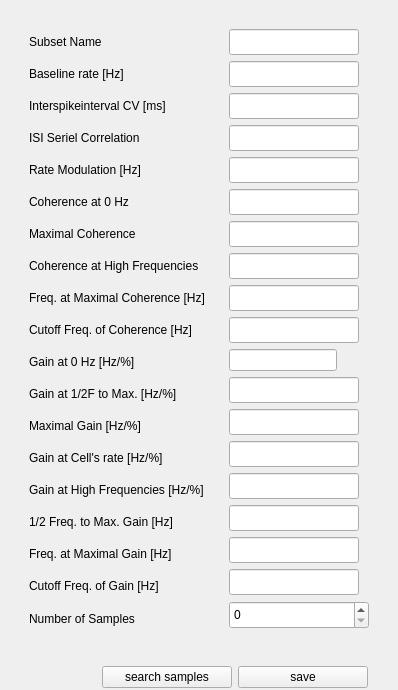
            <widget class="QWidget" name="gme_left_box" native="true">
             <layout class="QVBoxLayout" name="verticalLayout_26" stretch="1,0">
              <property name="bottomMargin">
               <number>1</number>
              </property>
              <item>
               <widget class="QWidget" name="gme_inputs_and_labels" native="true">
                <property name="sizePolicy">
                 <sizepolicy hsizetype="Preferred" vsizetype="Expanding">
                  <horstretch>0</horstretch>
                  <verstretch>0</verstretch>
                 </sizepolicy>
                </property>
                <layout class="QHBoxLayout" name="horizontalLayout_17">
                 <item>
                  <widget class="QWidget" name="gme_label_box" native="true">
                   <layout class="QVBoxLayout" name="verticalLayout_19">
                    <item>
                     <widget class="QLabel" name="gme_label_name">
                      <property name="minimumSize">
                       <size>
                        <width>0</width>
                        <height>26</height>
                       </size>
                      </property>
                      <property name="maximumSize">
                       <size>
                        <width>16777215</width>
                        <height>26</height>
                       </size>
                      </property>
                      <property name="text">
                       <string>Subset Name</string>
                      </property>
                     </widget>
                    </item>
                    <item>
                     <widget class="QLabel" name="gme_label_1">
                      <property name="minimumSize">
                       <size>
                        <width>0</width>
                        <height>26</height>
                       </size>
                      </property>
                      <property name="maximumSize">
                       <size>
                        <width>16777215</width>
                        <height>26</height>
                       </size>
                      </property>
                      <property name="text">
                       <string>Baseline rate [Hz]</string>
                      </property>
                     </widget>
                    </item>
                    <item>
                     <widget class="QLabel" name="gme_label_2">
                      <property name="minimumSize">
                       <size>
                        <width>0</width>
                        <height>26</height>
                       </size>
                      </property>
                      <property name="maximumSize">
                       <size>
                        <width>16777215</width>
                        <height>26</height>
                       </size>
                      </property>
                      <property name="text">
                       <string>Interspikeinterval CV [ms]</string>
                      </property>
                     </widget>
                    </item>
                    <item>
                     <widget class="QLabel" name="gme_label_3">
                      <property name="minimumSize">
                       <size>
                        <width>0</width>
                        <height>26</height>
                       </size>
                      </property>
                      <property name="maximumSize">
                       <size>
                        <width>16777215</width>
                        <height>26</height>
                       </size>
                      </property>
                      <property name="text">
                       <string>ISI Seriel Correlation</string>
                      </property>
                     </widget>
                    </item>
                    <item>
                     <widget class="QLabel" name="gme_label_4">
                      <property name="minimumSize">
                       <size>
                        <width>0</width>
                        <height>26</height>
                       </size>
                      </property>
                      <property name="maximumSize">
                       <size>
                        <width>16777215</width>
                        <height>26</height>
                       </size>
                      </property>
                      <property name="text">
                       <string>Rate Modulation [Hz]</string>
                      </property>
                     </widget>
                    </item>
                    <item>
                     <widget class="QLabel" name="gme_label_5">
                      <property name="minimumSize">
                       <size>
                        <width>0</width>
                        <height>26</height>
                       </size>
                      </property>
                      <property name="maximumSize">
                       <size>
                        <width>16777215</width>
                        <height>26</height>
                       </size>
                      </property>
                      <property name="text">
                       <string>Coherence at 0 Hz</string>
                      </property>
                     </widget>
                    </item>
                    <item>
                     <widget class="QLabel" name="gme_label_6">
                      <property name="minimumSize">
                       <size>
                        <width>0</width>
                        <height>26</height>
                       </size>
                      </property>
                      <property name="maximumSize">
                       <size>
                        <width>16777215</width>
                        <height>26</height>
                       </size>
                      </property>
                      <property name="text">
                       <string>Maximal Coherence</string>
                      </property>
                     </widget>
                    </item>
                    <item>
                     <widget class="QLabel" name="gme_label_7">
                      <property name="minimumSize">
                       <size>
                        <width>0</width>
                        <height>26</height>
                       </size>
                      </property>
                      <property name="maximumSize">
                       <size>
                        <width>16777215</width>
                        <height>26</height>
                       </size>
                      </property>
                      <property name="text">
                       <string>Coherence at High Frequencies</string>
                      </property>
                     </widget>
                    </item>
                    <item>
                     <widget class="QLabel" name="gme_label_8">
                      <property name="minimumSize">
                       <size>
                        <width>0</width>
                        <height>26</height>
                       </size>
                      </property>
                      <property name="maximumSize">
                       <size>
                        <width>16777215</width>
                        <height>26</height>
                       </size>
                      </property>
                      <property name="text">
                       <string>Freq. at Maximal Coherence [Hz]</string>
                      </property>
                     </widget>
                    </item>
                    <item>
                     <widget class="QLabel" name="gme_label_9">
                      <property name="minimumSize">
                       <size>
                        <width>0</width>
                        <height>26</height>
                       </size>
                      </property>
                      <property name="maximumSize">
                       <size>
                        <width>16777215</width>
                        <height>26</height>
                       </size>
                      </property>
                      <property name="text">
                       <string>Cutoff Freq. of Coherence [Hz]</string>
                      </property>
                     </widget>
                    </item>
                    <item>
                     <widget class="QLabel" name="gme_label_10">
                      <property name="minimumSize">
                       <size>
                        <width>0</width>
                        <height>26</height>
                       </size>
                      </property>
                      <property name="maximumSize">
                       <size>
                        <width>16777215</width>
                        <height>26</height>
                       </size>
                      </property>
                      <property name="text">
                       <string>Gain at 0 Hz [Hz/%]</string>
                      </property>
                     </widget>
                    </item>
                    <item>
                     <widget class="QLabel" name="gme_label_11">
                      <property name="minimumSize">
                       <size>
                        <width>0</width>
                        <height>26</height>
                       </size>
                      </property>
                      <property name="maximumSize">
                       <size>
                        <width>16777215</width>
                        <height>26</height>
                       </size>
                      </property>
                      <property name="text">
                       <string>Gain at 1/2F to Max. [Hz/%]</string>
                      </property>
                     </widget>
                    </item>
                    <item>
                     <widget class="QLabel" name="gme_label_12">
                      <property name="sizePolicy">
                       <sizepolicy hsizetype="Preferred" vsizetype="Preferred">
                        <horstretch>0</horstretch>
                        <verstretch>0</verstretch>
                       </sizepolicy>
                      </property>
                      <property name="minimumSize">
                       <size>
                        <width>0</width>
                        <height>26</height>
                       </size>
                      </property>
                      <property name="maximumSize">
                       <size>
                        <width>16777215</width>
                        <height>26</height>
                       </size>
                      </property>
                      <property name="text">
                       <string>Maximal Gain [Hz/%]</string>
                      </property>
                     </widget>
                    </item>
                    <item>
                     <widget class="QLabel" name="gme_label_13">
                      <property name="minimumSize">
                       <size>
                        <width>0</width>
                        <height>26</height>
                       </size>
                      </property>
                      <property name="maximumSize">
                       <size>
                        <width>16777215</width>
                        <height>26</height>
                       </size>
                      </property>
                      <property name="text">
                       <string>Gain at Cell's rate [Hz/%]</string>
                      </property>
                     </widget>
                    </item>
                    <item>
                     <widget class="QLabel" name="gme_label_14">
                      <property name="minimumSize">
                       <size>
                        <width>0</width>
                        <height>26</height>
                       </size>
                      </property>
                      <property name="maximumSize">
                       <size>
                        <width>16777215</width>
                        <height>26</height>
                       </size>
                      </property>
                      <property name="text">
                       <string>Gain at High Frequencies [Hz/%]</string>
                      </property>
                     </widget>
                    </item>
                    <item>
                     <widget class="QLabel" name="gme_label_15">
                      <property name="minimumSize">
                       <size>
                        <width>0</width>
                        <height>26</height>
                       </size>
                      </property>
                      <property name="maximumSize">
                       <size>
                        <width>16777215</width>
                        <height>26</height>
                       </size>
                      </property>
                      <property name="text">
                       <string>1/2 Freq. to Max. Gain [Hz]</string>
                      </property>
                     </widget>
                    </item>
                    <item>
                     <widget class="QLabel" name="gme_label_16">
                      <property name="minimumSize">
                       <size>
                        <width>0</width>
                        <height>26</height>
                       </size>
                      </property>
                      <property name="maximumSize">
                       <size>
                        <width>16777215</width>
                        <height>26</height>
                       </size>
                      </property>
                      <property name="text">
                       <string>Freq. at Maximal Gain [Hz]</string>
                      </property>
                     </widget>
                    </item>
                    <item>
                     <widget class="QLabel" name="gme_label_17">
                      <property name="minimumSize">
                       <size>
                        <width>0</width>
                        <height>26</height>
                       </size>
                      </property>
                      <property name="maximumSize">
                       <size>
                        <width>16777215</width>
                        <height>26</height>
                       </size>
                      </property>
                      <property name="text">
                       <string>Cutoff Freq. of Gain [Hz]</string>
                      </property>
                     </widget>
                    </item>
                    <item>
                     <widget class="QLabel" name="gme_label_sample_n">
                      <property name="minimumSize">
                       <size>
                        <width>0</width>
                        <height>28</height>
                       </size>
                      </property>
                      <property name="maximumSize">
                       <size>
                        <width>16777215</width>
                        <height>28</height>
                       </size>
                      </property>
                      <property name="text">
                       <string>Number of Samples</string>
                      </property>
                     </widget>
                    </item>
                   </layout>
                  </widget>
                 </item>
                 <item>
                  <widget class="QWidget" name="gme_input_box" native="true">
                   <layout class="QVBoxLayout" name="verticalLayout_23">
                    <item>
                     <widget class="QLineEdit" name="gme_name_input">
                      <property name="sizePolicy">
                       <sizepolicy hsizetype="Fixed" vsizetype="Fixed">
                        <horstretch>130</horstretch>
                        <verstretch>26</verstretch>
                       </sizepolicy>
                      </property>
                      <property name="minimumSize">
                       <size>
                        <width>130</width>
                        <height>26</height>
                       </size>
                      </property>
                     </widget>
                    </item>
                    <item>
                     <widget class="QLineEdit" name="gme_lineEdit_1">
                      <property name="sizePolicy">
                       <sizepolicy hsizetype="Fixed" vsizetype="Fixed">
                        <horstretch>130</horstretch>
                        <verstretch>26</verstretch>
                       </sizepolicy>
                      </property>
                      <property name="minimumSize">
                       <size>
                        <width>130</width>
                        <height>26</height>
                       </size>
                      </property>
                     </widget>
                    </item>
                    <item>
                     <widget class="QLineEdit" name="gme_lineEdit_2">
                      <property name="sizePolicy">
                       <sizepolicy hsizetype="Fixed" vsizetype="Fixed">
                        <horstretch>130</horstretch>
                        <verstretch>26</verstretch>
                       </sizepolicy>
                      </property>
                      <property name="minimumSize">
                       <size>
                        <width>130</width>
                        <height>26</height>
                       </size>
                      </property>
                     </widget>
                    </item>
                    <item>
                     <widget class="QLineEdit" name="gme_lineEdit_3">
                      <property name="sizePolicy">
                       <sizepolicy hsizetype="Fixed" vsizetype="Fixed">
                        <horstretch>130</horstretch>
                        <verstretch>26</verstretch>
                       </sizepolicy>
                      </property>
                      <property name="minimumSize">
                       <size>
                        <width>130</width>
                        <height>26</height>
                       </size>
                      </property>
                     </widget>
                    </item>
                    <item>
                     <widget class="QLineEdit" name="gme_lineEdit_4">
                      <property name="sizePolicy">
                       <sizepolicy hsizetype="Fixed" vsizetype="Fixed">
                        <horstretch>130</horstretch>
                        <verstretch>26</verstretch>
                       </sizepolicy>
                      </property>
                      <property name="minimumSize">
                       <size>
                        <width>130</width>
                        <height>26</height>
                       </size>
                      </property>
                     </widget>
                    </item>
                    <item>
                     <widget class="QLineEdit" name="gme_lineEdit_5">
                      <property name="sizePolicy">
                       <sizepolicy hsizetype="Fixed" vsizetype="Fixed">
                        <horstretch>130</horstretch>
                        <verstretch>26</verstretch>
                       </sizepolicy>
                      </property>
                      <property name="minimumSize">
                       <size>
                        <width>130</width>
                        <height>26</height>
                       </size>
                      </property>
                     </widget>
                    </item>
                    <item>
                     <widget class="QLineEdit" name="gme_lineEdit_6">
                      <property name="sizePolicy">
                       <sizepolicy hsizetype="Fixed" vsizetype="Fixed">
                        <horstretch>130</horstretch>
                        <verstretch>26</verstretch>
                       </sizepolicy>
                      </property>
                      <property name="minimumSize">
                       <size>
                        <width>130</width>
                        <height>26</height>
                       </size>
                      </property>
                     </widget>
                    </item>
                    <item>
                     <widget class="QLineEdit" name="gme_lineEdit_7">
                      <property name="sizePolicy">
                       <sizepolicy hsizetype="Fixed" vsizetype="Fixed">
                        <horstretch>130</horstretch>
                        <verstretch>26</verstretch>
                       </sizepolicy>
                      </property>
                      <property name="minimumSize">
                       <size>
                        <width>130</width>
                        <height>26</height>
                       </size>
                      </property>
                     </widget>
                    </item>
                    <item>
                     <widget class="QLineEdit" name="gme_lineEdit_8">
                      <property name="sizePolicy">
                       <sizepolicy hsizetype="Fixed" vsizetype="Fixed">
                        <horstretch>130</horstretch>
                        <verstretch>26</verstretch>
                       </sizepolicy>
                      </property>
                      <property name="minimumSize">
                       <size>
                        <width>130</width>
                        <height>26</height>
                       </size>
                      </property>
                     </widget>
                    </item>
                    <item>
                     <widget class="QLineEdit" name="gme_lineEdit_9">
                      <property name="sizePolicy">
                       <sizepolicy hsizetype="Fixed" vsizetype="Fixed">
                        <horstretch>130</horstretch>
                        <verstretch>26</verstretch>
                       </sizepolicy>
                      </property>
                      <property name="minimumSize">
                       <size>
                        <width>130</width>
                        <height>26</height>
                       </size>
                      </property>
                     </widget>
                    </item>
                    <item>
                     <widget class="QLineEdit" name="gme_lineEdit_10">
                      <property name="sizePolicy">
                       <sizepolicy hsizetype="Fixed" vsizetype="Fixed">
                        <horstretch>0</horstretch>
                        <verstretch>0</verstretch>
                       </sizepolicy>
                      </property>
                     </widget>
                    </item>
                    <item>
                     <widget class="QLineEdit" name="gme_lineEdit_11">
                      <property name="sizePolicy">
                       <sizepolicy hsizetype="Fixed" vsizetype="Fixed">
                        <horstretch>130</horstretch>
                        <verstretch>26</verstretch>
                       </sizepolicy>
                      </property>
                      <property name="minimumSize">
                       <size>
                        <width>130</width>
                        <height>26</height>
                       </size>
                      </property>
                     </widget>
                    </item>
                    <item>
                     <widget class="QLineEdit" name="gme_lineEdit_12">
                      <property name="sizePolicy">
                       <sizepolicy hsizetype="Fixed" vsizetype="Fixed">
                        <horstretch>130</horstretch>
                        <verstretch>26</verstretch>
                       </sizepolicy>
                      </property>
                      <property name="minimumSize">
                       <size>
                        <width>130</width>
                        <height>26</height>
                       </size>
                      </property>
                     </widget>
                    </item>
                    <item>
                     <widget class="QLineEdit" name="gme_lineEdit_13">
                      <property name="sizePolicy">
                       <sizepolicy hsizetype="Fixed" vsizetype="Fixed">
                        <horstretch>130</horstretch>
                        <verstretch>26</verstretch>
                       </sizepolicy>
                      </property>
                      <property name="minimumSize">
                       <size>
                        <width>130</width>
                        <height>26</height>
                       </size>
                      </property>
                     </widget>
                    </item>
                    <item>
                     <widget class="QLineEdit" name="gme_lineEdit_14">
                      <property name="sizePolicy">
                       <sizepolicy hsizetype="Fixed" vsizetype="Fixed">
                        <horstretch>130</horstretch>
                        <verstretch>26</verstretch>
                       </sizepolicy>
                      </property>
                      <property name="minimumSize">
                       <size>
                        <width>130</width>
                        <height>26</height>
                       </size>
                      </property>
                     </widget>
                    </item>
                    <item>
                     <widget class="QLineEdit" name="gme_lineEdit_15">
                      <property name="sizePolicy">
                       <sizepolicy hsizetype="Fixed" vsizetype="Fixed">
                        <horstretch>130</horstretch>
                        <verstretch>26</verstretch>
                       </sizepolicy>
                      </property>
                      <property name="minimumSize">
                       <size>
                        <width>130</width>
                        <height>26</height>
                       </size>
                      </property>
                     </widget>
                    </item>
                    <item>
                     <widget class="QLineEdit" name="gme_lineEdit_16">
                      <property name="sizePolicy">
                       <sizepolicy hsizetype="Fixed" vsizetype="Fixed">
                        <horstretch>26</horstretch>
                        <verstretch>0</verstretch>
                       </sizepolicy>
                      </property>
                      <property name="minimumSize">
                       <size>
                        <width>130</width>
                        <height>26</height>
                       </size>
                      </property>
                     </widget>
                    </item>
                    <item>
                     <widget class="QLineEdit" name="gme_lineEdit_17">
                      <property name="sizePolicy">
                       <sizepolicy hsizetype="Fixed" vsizetype="Fixed">
                        <horstretch>130</horstretch>
                        <verstretch>26</verstretch>
                       </sizepolicy>
                      </property>
                      <property name="minimumSize">
                       <size>
                        <width>130</width>
                        <height>26</height>
                       </size>
                      </property>
                     </widget>
                    </item>
                    <item>
                     <widget class="QSpinBox" name="gme_spinBox_1">
                      <property name="sizePolicy">
                       <sizepolicy hsizetype="Fixed" vsizetype="Fixed">
                        <horstretch>150</horstretch>
                        <verstretch>28</verstretch>
                       </sizepolicy>
                      </property>
                      <property name="minimumSize">
                       <size>
                        <width>140</width>
                        <height>28</height>
                       </size>
                      </property>
                      <property name="maximumSize">
                       <size>
                        <width>150</width>
                        <height>28</height>
                       </size>
                      </property>
                     </widget>
                    </item>
                   </layout>
                  </widget>
                 </item>
                </layout>
               </widget>
              </item>
              <item alignment="Qt::AlignRight">
               <widget class="QWidget" name="widget" native="true">
                <layout class="QHBoxLayout" name="horizontalLayout_20">
                 <property name="rightMargin">
                  <number>19</number>
                 </property>
                 <property name="bottomMargin">
                  <number>1</number>
                 </property>
                 <item>
                  <widget class="QPushButton" name="gme_btn_search">
                   <property name="minimumSize">
                    <size>
                     <width>130</width>
                     <height>0</height>
                    </size>
                   </property>
                   <property name="text">
                    <string>search samples</string>
                   </property>
                  </widget>
                 </item>
                 <item>
                  <widget class="QPushButton" name="gme_btn_save">
                   <property name="minimumSize">
                    <size>
                     <width>130</width>
                     <height>0</height>
                    </size>
                   </property>
                   <property name="text">
                    <string>save</string>
                   </property>
                  </widget>
                 </item>
                </layout>
               </widget>
              </item>
             </layout>
            </widget>
